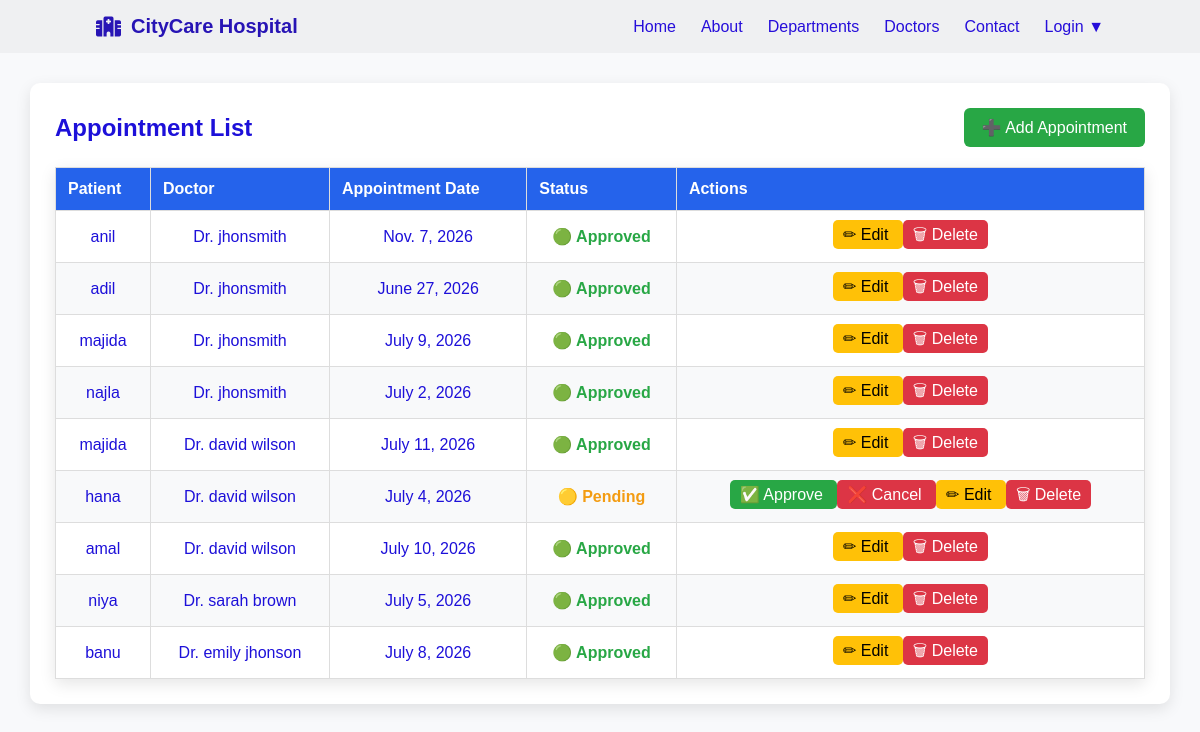
The app's page /appointments/ with its own data.
### hospitalapp/models.py (models this page shows, shortened)
class Appointment(models.Model):
    STATUS_CHOICES = (
        ('Pending', 'Pending'),
        ('Approved', 'Approved'),
        ('Cancelled', 'Cancelled'),
    )
    patient = models.ForeignKey(
        Patient,
        on_delete=models.CASCADE
    )
    doctor = models.ForeignKey(
        Doctor,
        on_delete=models.CASCADE
    )
    appointment_date = models.DateField()
    status = models.CharField(
        max_length=20,
        choices=STATUS_CHOICES,
        default='Pending'
    )

class Patient(models.Model):
    user = models.OneToOneField(
        User,
        on_delete=models.CASCADE,
        null=True,
        blank=True
    )
    name = models.CharField(max_length=100)
    phone = models.CharField(max_length=15)
    email = models.EmailField()
    address = models.TextField()

class Doctor(models.Model):
    user = models.OneToOneField(
        User,
        on_delete=models.CASCADE,
        null=True,
        blank=True
    )
    name = models.CharField(max_length=100)
    department = models.ForeignKey(
        Department,
        on_delete=models.CASCADE
    )
    specialization = models.CharField(max_length=100)
    phone = models.CharField(max_length=15)
    email = models.EmailField()
    photo = models.ImageField(
        upload_to='doctor_photos/',
        blank=True,
        null=True
    )

### hospitalapp/views.py (the view)
def appointment_list(request):
    appointments = Appointment.objects.all()
    return render(
        request,
        'appointment_list.html',
        {'appointments': appointments}
    )

### templates/appointment_list.html
{% extends 'base.html' %}
{% load static %}
{% block content %}
<div class="table-container">
    <div class="table-header">
        <h2>Appointment List</h2>
        <a href="{% url 'add_appointment' %}" class="add-btn">
            ➕ Add Appointment
        </a>
    </div>
    <table>
        <thead>
            <tr>
                <th>Patient</th>
                <th>Doctor</th>
                <th>Appointment Date</th>
                <th>Status</th>
                <th>Actions</th>
            </tr>
        </thead>
        <tbody>
        {% for appointment in appointments %}
            <tr>
                <td>{{ appointment.patient.name }}</td>
                <td>Dr. {{ appointment.doctor.name }}</td>
                <td>{{ appointment.appointment_date }}</td>
                <td>
                    {% if appointment.status == "Pending" %}
                        <span class="pending">🟡 Pending</span>
                    {% elif appointment.status == "Approved" %}
                        <span class="approved">🟢 Approved</span>
                    {% else %}
                        <span class="cancelled">🔴 Cancelled</span>
                    {% endif %}
                </td>
                <td>
                    {% if appointment.status == "Pending" %}
                    <a href="{% url 'approve_appointment' appointment.id %}" class="approve-btn">
                        ✅ Approve
                    </a>
                    <a href="{% url 'cancel_appointment' appointment.id %}" class="cancel-btn">
                        ❌ Cancel
                    </a>
                    {% endif %}
                    <a href="{% url 'edit_appointment' appointment.id %}" class="edit-btn">
                        ✏ Edit
                    </a>
                    <a href="{% url 'delete_appointment' appointment.id %}" class="delete-btn"
                       onclick="return confirm('Are you sure you want to delete this appointment?');">
                        🗑 Delete
                    </a>
                </td>
            </tr>
        {% empty %}
            <tr>
                <td colspan="5" style="text-align:center;">
                    No appointments found.
                </td>
            </tr>
        {% endfor %}
        </tbody>
    </table>
</div>
{% endblock %}

### hospitalapp/static/css/style.css (style rules this page uses)
* { margin: 0; padding: 0; box-sizing: border-box; font-family: Arial, sans-serif; }
body { background: #f8f9fb; color: #1d10d9; }
table { width:100%; border-collapse:collapse; }
table th, table td { padding:12px; border-bottom:1px solid #ddd; text-align:left; }
table th { background:#2563eb; color:white; }
table { width:100%; border-collapse:collapse; background:white; box-shadow:0 5px 15px rgba(0,0,0,.1); }
th,td { padding:12px; border:1px solid #ddd; text-align:center; }
th { background:#4f7cff; color:white; }
tr:nth-child(even) { background:#f8f9fa; }
.table-container { width:95%; margin:30px auto; background:#fff; padding:25px; border-radius:10px; box-shadow:0 5px 15px rgba(0,0,0,.1); }
.table-header { display:flex; justify-content:space-between; align-items:center; margin-bottom:20px; }
table th { background:#2563eb; color:#fff; padding:12px; }
table td { padding:12px; border-bottom:1px solid #ddd; text-align:center; }
.add-btn { background:#28a745; color:#fff; padding:10px 18px; border-radius:6px; text-decoration:none; }
.approve-btn { background:#28a745; color:#fff; padding:6px 10px; border-radius:5px; text-decoration:none; }
.cancel-btn { background:#dc3545; color:#fff; padding:6px 10px; border-radius:5px; text-decoration:none; }
.edit-btn { background:#ffc107; color:#000; padding:6px 10px; border-radius:5px; text-decoration:none; }
.delete-btn { background:#dc3545; color:#fff; padding:6px 10px; border-radius:5px; text-decoration:none; }
.pending { color:#f39c12; font-weight:bold; }
.approved { color:#28a745; font-weight:bold; }

### records on screen
Appointment: patient.name "anil", doctor.name "jhonsmith", appointment_date "Nov. 7, 2026", status "🟢 Approved"
Appointment: patient.name "adil", doctor.name "jhonsmith", appointment_date "June 27, 2026", status "🟢 Approved"
Appointment: patient.name "majida", doctor.name "jhonsmith", appointment_date "July 9, 2026", status "🟢 Approved"
Appointment: patient.name "najla", doctor.name "jhonsmith", appointment_date "July 2, 2026", status "🟢 Approved"
Appointment: patient.name "majida", doctor.name "david wilson", appointment_date "July 11, 2026", status "🟢 Approved"
Appointment: patient.name "hana", doctor.name "david wilson", appointment_date "July 4, 2026", status "🟡 Pending"
Appointment: patient.name "amal", doctor.name "david wilson", appointment_date "July 10, 2026", status "🟢 Approved"
Appointment: patient.name "niya", doctor.name "sarah brown", appointment_date "July 5, 2026", status "🟢 Approved"
Appointment: patient.name "banu", doctor.name "emily jhonson", appointment_date "July 8, 2026", status "🟢 Approved"
